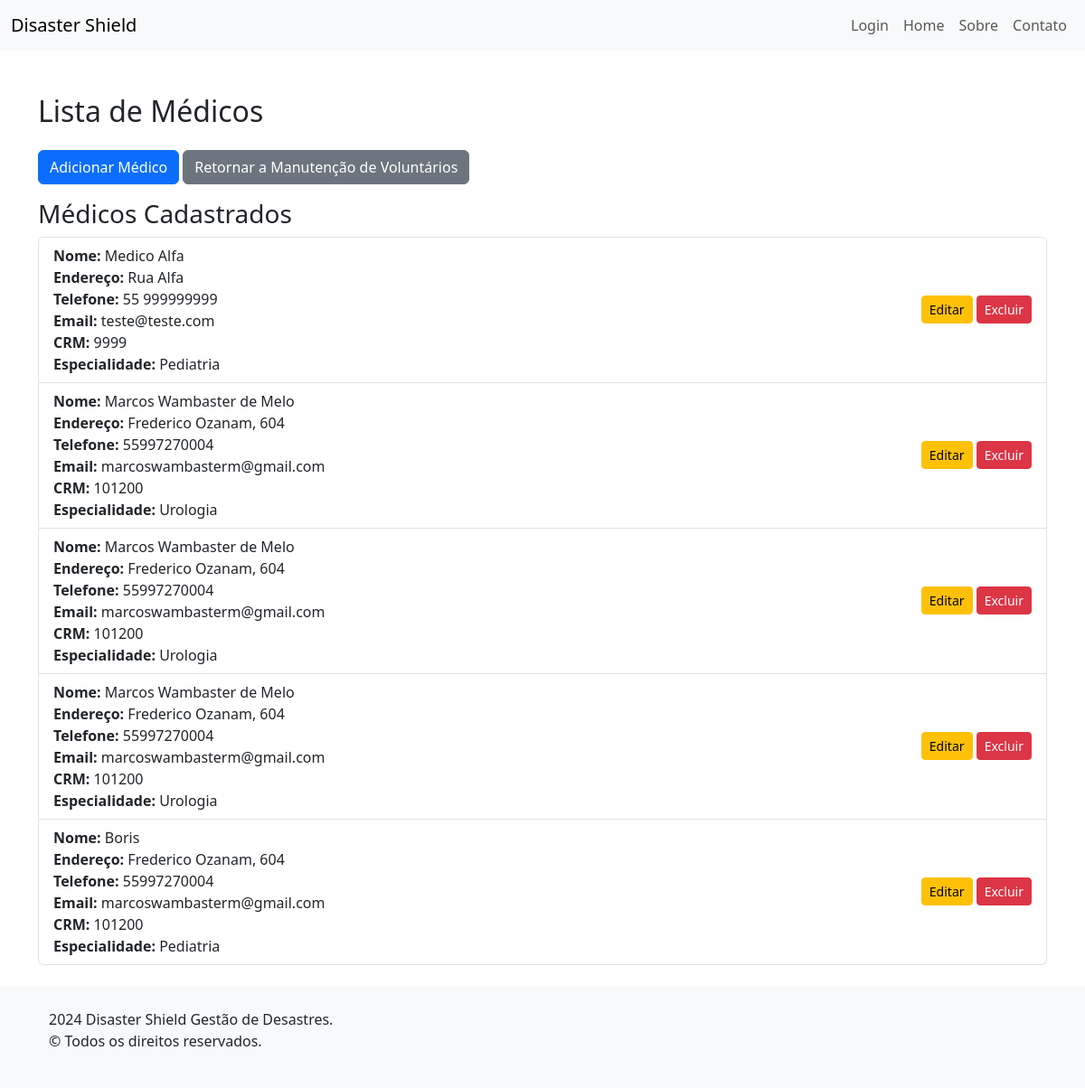
The page /voluntarios/medicos/ on the database as committed earlier.
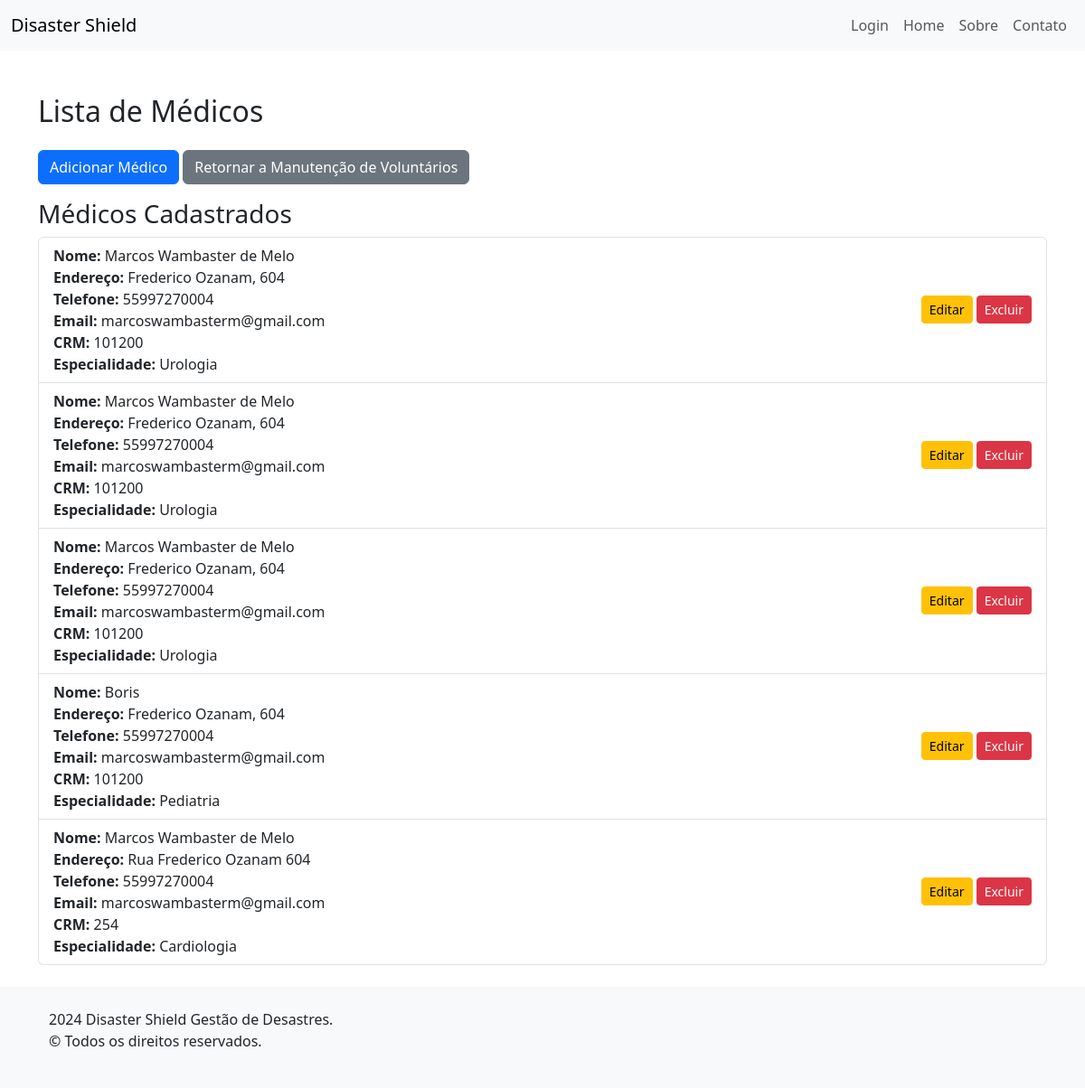
The same page on the database as committed later.
### voluntarios/models.py (models this page shows, shortened)
class Voluntario(models.Model):
    nome = models.CharField(max_length=100)
    endereco = models.CharField(max_length=200)
    telefone = models.CharField(max_length=15)
    email = models.EmailField()
    class Meta:
        abstract = True

class Medico(Voluntario):
    crm = models.CharField(max_length=20)
    ESPECIALIDADES = [
        ('Cardiologia', 'Cardiologia'),
        ('Dermatologia', 'Dermatologia'),
        ('Ginecologia', 'Ginecologia'),
        ('Neurologia', 'Neurologia'),
        ('Ortopedia', 'Ortopedia'),
        ('Pediatria', 'Pediatria'),
        ('Psiquiatria', 'Psiquiatria'),
        ('Urologia', 'Urologia'),
    ]
    especialidade = models.CharField(
        max_length=50,
        choices=ESPECIALIDADES,
    )

### voluntarios/views.py (the view)
# urls.py: path('medicos/', views.ListaMedicosView.as_view(), name='lista_medicos'),
class ListaMedicosView(ListView):
    model = Medico
    template_name = 'lista_medicos.html'
    context_object_name = 'medicos'

### voluntarios/templates/lista_medicos.html (shortened to what this page needs)
{% extends "base.html" %}
{% block content %}
<div class="container mt-5">
    <h2 class="my-4">Lista de Médicos</h2>
    <a href="{% url 'adicionar_medico' %}" class="btn btn-primary mb-3">Adicionar Médico</a>
    <a href="{% url 'lista_voluntarios' %}" class="btn btn-secondary mb-3">Retornar a Manutenção de Voluntários</a>
    {% if medicos %}
        <h3>Médicos Cadastrados</h3>
        <ul class="list-group mb-4">
            {% for medico in medicos %}
                <li class="list-group-item d-flex justify-content-between align-items-center">
                    <div>
                        <strong>Nome:</strong> {{ medico.nome }}<br>
                        <strong>Endereço:</strong> {{ medico.endereco }}<br>
                        <strong>Telefone:</strong> {{ medico.telefone }}<br>
                        <strong>Email:</strong> {{ medico.email }}<br>
                        <strong>CRM:</strong> {{ medico.crm }}<br>
                        <strong>Especialidade:</strong> {{ medico.especialidade }}
                    </div>
                    <div>
                        <a href="{% url 'editar_medico' medico.pk %}" class="btn btn-warning btn-sm">Editar</a>
                        <a href="{% url 'excluir_medico' medico.pk %}" class="btn btn-danger btn-sm">Excluir</a>
                    </div>
                </li>
            {% endfor %}
        </ul>
    {% else %}
        <div class="alert alert-info" role="alert">
            Não há médicos cadastrados no sistema.
        </div>
    {% endif %}
</div>
{% endblock %}

Rows that differ between the two databases and show on the page:
removed Medico: nome "Medico Alfa", endereco "Rua Alfa", telefone "55 999999999", email "teste@teste.com", crm "9999", especialidade "Pediatria"
added Medico: nome "Marcos Wambaster de Melo", endereco "Rua Frederico Ozanam 604", telefone "55997270004", email "marcoswambasterm@gmail.com", crm "254", especialidade "Cardiologia"
